Frame 1 (no input): blank canvas, image omitted
Frame 60 (no input): blank canvas, image omitted
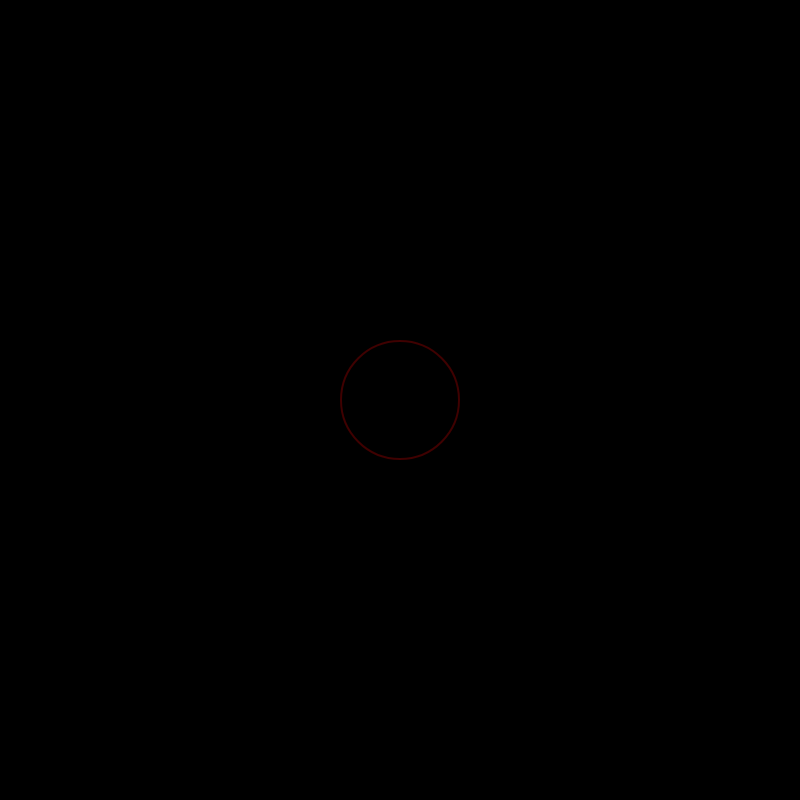
Frame 120 (the mouse pressed at the canvas centre since frame 60)

The p5.js sketch whose frames 1 and 60 were blank and that drew this single picture after the mouse press (run headless with seeded random() and noise() and a simulated clock; from frame 60 on, the mouse is pressed at the canvas centre):

// p5.js sketch
// ── sketch.js
var particleArray = [];
var colorGens = { r: new colorGenerator(1), g: new colorGenerator(2), b: new colorGenerator(3)};

function setup() {
  createCanvas(800, 800);
  background(0);  
}

function draw() {
  background(0);
  particleArray.forEach(function(p, i) {
    if(p.isAlive()) {
      p.draw();
    } else {
      particleArray.splice(i,1);
    }
  });
}

function colorGenerator(difference) {
  var currentVal = 0;
  var goingUp = true;
  this.nextVal = function() {
    if(goingUp) {
      currentVal += difference;
      if(currentVal >= 255) {
        currentVal = 255;
        goingUp = false;
      }
    } else if (!goingUp && currentVal > 0) {
      currentVal -= difference;
      if(currentVal <= 0) {
        currentVal = 0;
        goingUp = true;
      }
    }
    return currentVal;
  };
}

function mouseMoved() {
  if(mouseX > 0 &&
    mouseX < width &&
    mouseY > 0&&
    mouseY < height) {
      particleArray.push(new particle(mouseX, mouseY,
      colorGens.r.nextVal(), colorGens.g.nextVal(), colorGens.b.nextVal()));
    }
}


function particle(x, y, r, g, b) {
  var r = 0;
  var amIAlive = true;
  
  this.draw = function() {
    if(amIAlive) {
    noFill();
    strokeWeight(2);
    stroke(r, g, b, 255 - r);
    ellipse(x, y, r);
    r += 2;
    if(r >= 255) {
        amIAlive = false;
      }
    }
  };
  
  this.isAlive = function() {
    return amIAlive;
  };
}

function mousePressed() {
  console.log("Number of particles in array: " + particleArray.length);
}
